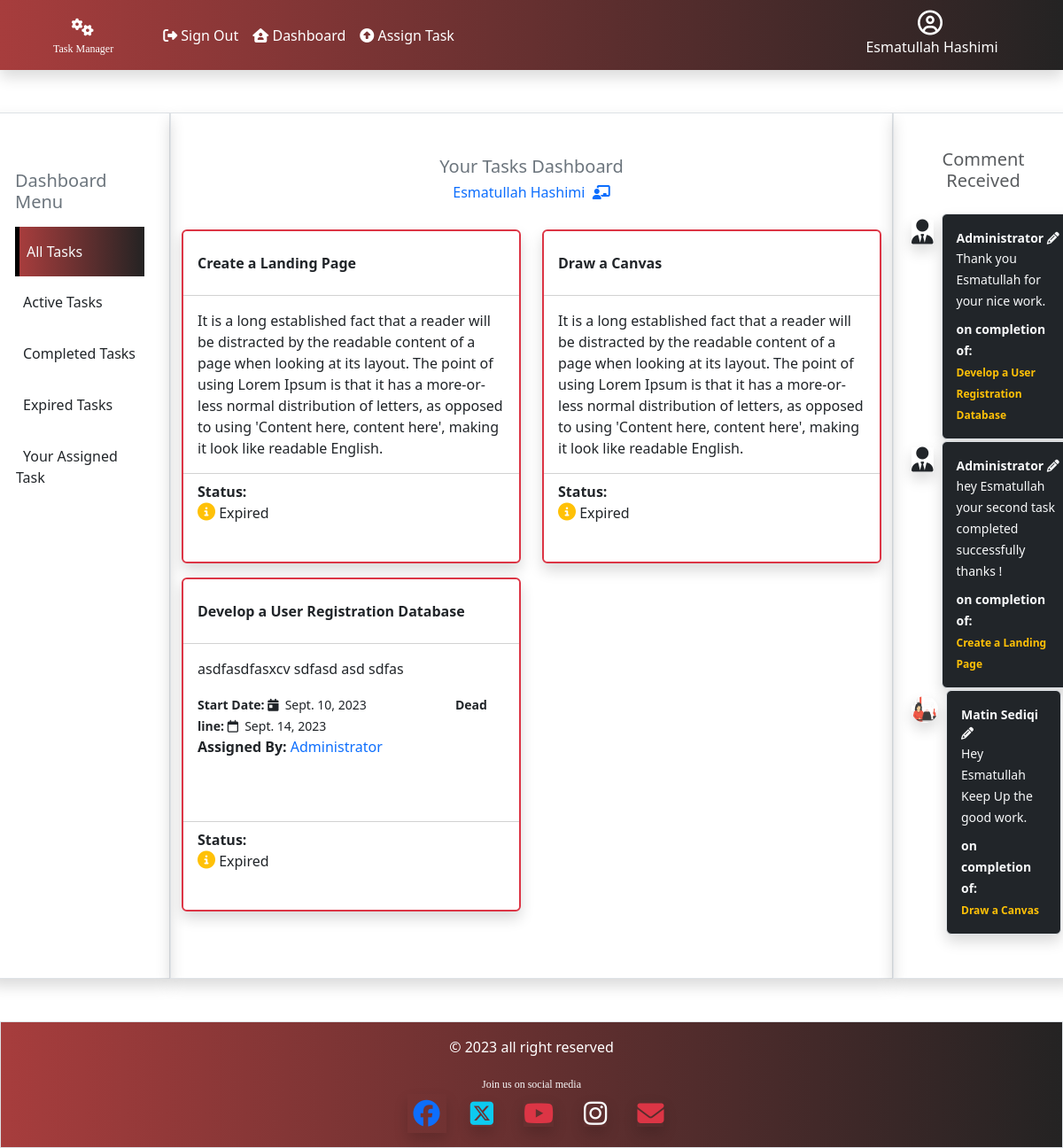
/taskmanager/dashboard/ (signed in), run on the app's committed database.
### taskmanager/models.py (models this page shows, shortened)
class CustomUser(AbstractUser):
    department=models.ForeignKey("Department",on_delete=models.CASCADE,null=True,blank=True)

class Task(models.Model):
    assign_by=models.ForeignKey(CustomUser,related_name='assigned_by' ,on_delete=models.CASCADE)
    assign_to=models.ForeignKey(CustomUser,related_name='assigned_to' ,on_delete=models.CASCADE)
    dept = models.ForeignKey(Department, on_delete=models.CASCADE, null=True, blank=True)
    task_name=models.CharField(max_length=100)
    task_desc=models.CharField(max_length=250)
    status=models.IntegerField(default=0)
    start_date=models.DateField(auto_now=True)
    end_date=models.DateField()

class Comments(models.Model):
    task = models.ForeignKey(Task, related_name='task', on_delete=models.CASCADE,null=True)
    user = models.ForeignKey(CustomUser, related_name='user', on_delete=models.CASCADE,null=True)
    comment = models.TextField(max_length=350)
    com_date = models.DateField(auto_now=True)
    status = models.CharField(max_length=250, choices=comment_status, default="pending")

class Profile(models.Model):
    user = models.OneToOneField(CustomUser, on_delete=models.CASCADE)
    image = models.ImageField(default='default.jpg',upload_to='profile_pics')

### taskmanager/views.py (the view)
# urls.py: path('dashboard/', views.dashboard, name='dashboard'),
@login_required(login_url='/taskmanager/login')
def dashboard(request):
    st = -1
    for val in Task.objects.all():
        if val.end_date < datetime.now().date():
            Task.objects.filter(id=val.id).update(status=st)
    my_user=request.user
    id=my_user.id
    flag='all'
    all_comment=Comments.objects.select_related('task','user').filter(user = id)
    all_tasks=Task.objects.select_related('assign_to').filter(assign_to=id).order_by("-start_date")
    return render(request, 'taskmanager/dashboard.html', {'flag':flag, 'tasks':all_tasks, 'all_comment':all_comment,'my_user':my_user})

### taskmanager/templates/taskmanager/dashboard.html (shortened to what this page needs)
{% extends 'taskmanager/base.html' %} {% block content %}
{%load static%}
<div class="row my-5">
  <div class="col-2 shadow border">
    <div class="p-3">
      <h5 class="text-secondary mt-5">Dashboard Menu</h5>
      {% if flag == 'all' %}
      <a href="{% url 'taskmanager:active_task' 'all' %}" class="nav-link">
        <div class="bright py-3 mt-3 text-light bg-maroon">
          <span class="p-2">All Tasks</span>
        </div>
      </a>
      {% else %}
      <a href="{% url 'taskmanager:active_task' 'all' %}" class="nav-link">
        <div class="py-3 mt-3 cl-effect-1">
          <span class="p-2">All Tasks</span>
        </div>
      </a>
      {% endif %}
      {% if flag == 'active' %}
      <a class="nav-link" href="{% url 'taskmanager:active_task' 'active' %}">
        <div class="bright py-3 text-light bg-maroon">
          <span class="p-2">Active Tasks</span>
        </div></a
      >
      {% else %}
      <a class="nav-link" href="{% url 'taskmanager:active_task' 'active'%}">
        <div class="py-3 cl-effect-1">
          <span class="p-2">Active Tasks</span>
        </div></a
      >
      {% endif %}
      {% if flag == 'c_task' %}
      <a class="nav-link" href="{% url 'taskmanager:active_task' 'c_task'%}">
        <div class="bright py-3 text-light bg-maroon">
          <span class="p-2">Completed Tasks</span>
        </div></a
      >
      {% else %}
      <a class="nav-link" href="{% url 'taskmanager:active_task' 'c_task'%}">
        <div class="py-3 cl-effect-1">
          <span class="p-2">Completed Tasks</span>
        </div></a
      >
      {% endif %}
      {% if flag == 'e_task' %}
      <a class="nav-link" href="{% url 'taskmanager:active_task' 'e_task'%}">
        <div class="bright py-3 text-light bg-maroon">
          <span class="p-2">Expired Tasks</span>
        </div></a
      >
      {% else %}
      <a class="nav-link" href="{% url 'taskmanager:active_task' 'e_task'%}">
        <div class="py-3 cl-effect-1">
          <span class="p-2">Expired Tasks</span>
        </div></a
      >
      {% endif %}
      {% if flag == 'm_task' %}
      <a class="nav-link" href="{% url 'taskmanager:active_task' 'm_task'%}">
        <div class="bright py-3 text-light bg-maroon">
          <span class="p-2">Your Assigned Task</span>
        </div></a
      >
      {% else %}
      <a class="nav-link" href="{% url 'taskmanager:active_task' 'm_task'%}">
        <div class="py-3 cl-effect-1">
          <span class="p-2">Your Assigned Task</span>
        </div></a
      >
      {% endif %}
    </div>
  </div>
  <div class="col-8 shadow border">
    <div class="row">
      <div class="d-flex justify-content-center mt-5">
        <h5 class="text-secondary">Your Tasks Dashboard</h5>
      </div>
      {% if my_user.get_full_name == '' %}
      <h6 class="text-primary text-center"><i class="fa-solid fa-user-tie"></i> &nbsp; Administrator</h6>
      {% else %}
      <h6 class="text-primary mt-0 text-center mb-4">
        {{my_user.get_full_name}}&nbsp;
        <i class="fa-solid fa-chalkboard-user"></i>
      </h6>
      {% endif %}
    </div>
    <div class="row mb-5">
      {% if tasks %}
        {% for task in tasks %}
          <div class="col-6">
            {% if task.status == 1 %}
              <div class="card shadow my-2 border-animation">
            {% elif task.status == -1 %}
                <div class="card shadow my-2 border border-danger border-2">
            {% elif task.status == 80 or task.status == 50 %}
                <div class="card shadow my-2 border border-warning border-2">
            {% elif task.status == 100 %}
              <div class="card shadow my-2 border border-primary border-2">
            {% else %}
              <div class="card shadow my-2 border border-secondary border-opacity-50">
            {% endif %}
              <div class="card-header bg-white">
                <p class="fw-bold pt-3">{{task.task_name}}</p>
              </div>
              <div class="card-body scrollable">
                <p>{{task.task_desc}}</p>
                <div class="fs-6">
                  <small class="me-5"><b>Start Date: </b><i class="fa-solid fa-calendar-day"></i> &nbsp;{{task.start_date}}</small>
                  <small class=" ms-5"><b>Dead line: <i class="fa-regular fa-calendar"></i>&nbsp; </b>{{task.end_date}}</small>
                  <p>
                    {% if task.assign_by.is_staff%}
                      <b>Assigned By: </b>
                    <span class="text-primary">Administrator</span>
                    {% elif task.assign_by_id == my_user.id %}
                      <b>Assigned To: </b>
                      {{task.assign_to.get_full_name}}
                    {% else %}
                      <b>Assigned By: </b>
                      {{task.assign_by.get_full_name}}
                    {% endif %}
                  </p>
                </div>
              </div>
              <div class="card-footer bg-white">
                <span class="fw-bold">Status: </span>
                {% if task.status == -1 and task.assign_by_id == my_user.id %}
                 Expired&nbsp;<i class="fa-solid fa-circle-info text-warning"></i>
                <a href="{% url 'taskmanager:evaluation' task.id 'RT' %}" class="nav-link btn text-light bg-maroon py-2 px-3 shadow my-2">
                  <i class="fa-solid fa-arrow-up-right-from-square"></i> &nbsp; Evaluate
                </a>
                {% elif task.status == -1 and task.assign_by_id != my_user.id %}
                <p class="">
                  <i class="fa-solid fa-circle-info text-warning fs-5"></i> Expired
                </p>
                {% elif task.status == 1 and task.assign_by_id == my_user.id %}
                   Active&nbsp;<i class="fa-solid fa-circle text-success"></i>
                  <a href="{% url 'taskmanager:manageTask' task.id 'Remove' %}" class="nav-link btn text-light bg-maroon py-2 px-3 shadow my-2">Cancel</a>
                {% elif task.status == 80 and task.assign_by_id != my_user.id %}
                <p>
                  <i class="fa-solid fa-arrows-spin fa-spin text-primary fs-5"></i>&nbsp; confirming...
                </p>
                {% elif task.status == 100 %}
                <p class="text-success">
                  <i class="fa-solid fa-circle-check"></i>&nbsp; Completed
                </p>
                {% endif %}
              </div>
            </div>
          </div>
        {% endfor %}
      {% else %}
          <div class="text-center my-5 text-secondary">
            <h1 class="empty-folder"><i class="fa-regular fa-folder-open"></i></h1>
            <h3 class="fw-bold">Oops... ! No Record Found.&nbsp;<i class="fa-solid fa-chart-simple"></i></h3>
        </div>
      {% endif %}
    </div>
  </div>
  <div class="col-2 border shadow py-4">
    <div class="my-3">
      <h5 class="text-center text-muted ">Comment Received </h5>
      {% if all_comment %}
        <div class="list-group my-4">
        {% for comment in all_comment %}
          {% if comment.task.assign_by.is_staff == 1 %}
            <table>
              <tr>
                <td style="vertical-align: top;" class="p-2"><i class="fa-solid fa-user-tie fs-3 shadow"></i></td>
                <td>
                  <span class="list-group-item p-3 rounded bg-dark text-light shadow">
                    <small class="fw-bold d-block">Administrator&nbsp;<i class="fa-solid fa-pencil"></i></small>
                    <small>{{comment.comment}}</small>
                  <p class="mb-0 pb-0 mt-2"><small class="fw-bold">on completion of:</small></p>
                  <span class="fw-bold com_text text-warning"> {{comment.task.task_name}}</span>
                  </span>
                </td>
              </tr>
            </table>
          {% else %}
            <table>
              <tr>
                <td class="p-2 user-avatar"><img class="shadow rounded-circle" src="{{comment.task.assign_by.profile.image.url}}" alt="" width="30px" height="30px"></td>
                <td>
                  <span class="list-group-item p-3 rounded bg-dark shadow">
                    <small class="fw-bold d-block text-light">{{comment.task.assign_by.get_full_name}}&nbsp;<i class="fa-solid fa-pencil"></i></small>
                    <small class="text-light">{{comment.comment}}</small>
                    <p class="mb-0 pb-0 mt-2 text-light"><small class="fw-bold">on completion of:</small></p>
                    <span class="fw-bold com_text text-warning"> {{comment.task.task_name}}</span>
                  </span>
                </td>
              </tr>
            </table>
          {% endif %}
        {% endfor %}
        </div>
      {% endif %}
    </div>
  </div>
</div>
{% endblock content %}

### taskmanager/templates/taskmanager/navbar.html (shortened to what this page needs)
{% block content %}
{% load static %}
<nav class="navbar bg-maroon navbar-expand-lg shadow text-white">
  <div class="container-fluid">
    <a class="navbar-brand mx-5" href="{% url 'home'%}"
      >&nbsp;&nbsp;&nbsp;
      <i class="fa-solid fa-gears text-white"></i>
      <small class="font-size d-block text-white">Task Manager</small></a>
    <div class="collapse navbar-collapse" id="navbarNavAltMarkup">
      <div class="navbar-nav">
        {% if user.is_authenticated %}
        <a class="nav-link text-white" href="{% url 'taskmanager:logout'%}"
          ><i class="fa-solid fa-right-from-bracket"></i>
          Sign Out</a
        >
        <a class="nav-link text-white" href="{% url 'taskmanager:dashboard'%}"
          ><i class="fa-solid fa-house-user"></i>
          Dashboard</a
        >
        <a class="nav-link text-white" href="{% url 'taskmanager:assign_task'%}"
          ><i class="fa-solid fa-circle-up"></i>
          Assign Task</a
        >
        {% endif %}
      </div>
    </div>
  </div>
  {% if user.is_authenticated %}
  <div class="text-center text-white me-5">
    {% if request.user.is_staff %}
      <a href="{% url 'taskmanager:adminRoute' 'allData' %}" class="nav-link">
        <span class="fs-6"><i class="fa-brands fa-superpowers"></i>&nbsp;Administration</span>
      </a>
    {% else %}
    <a class="nav-link" href="{% url 'taskmanager:user_profile' request.user.id %}">
      <i class="fa-regular fa-circle-user fs-3 me-1 my-1"></i>
      <div class="profile">
        <h6 class="">{{request.user.get_full_name}}</h6>
    {% endif %}
      </div>
    </a>
  </div>
  {%endif%}
</nav>
{% endblock content %}

### taskmanager/templates/taskmanager/base.html (style rules this page uses)
.cl-effect-1 { transition: 0.5s; cursor: pointer; border: 1px solid white; }
.font-size { font-size: 12px; font-family: cursive; }
.com_text { font-size: 12px; }
.bright { border-left: 5px solid black; }
.profile { width:200px; }
.bg-maroon { background-image: linear-gradient(to right,#a73d3d,#242323); cursor: pointer; }
.card-footer { height: 100px; }
.card-body { height: 200px; }
.scrollable { overflow: scroll; }
body { height: 100%; width: 100%; margin-bottom: 5%; }
.user-avatar { vertical-align: top; }

### data on the page
CustomUser: user.get_full_name "Esmatullah Hashimi", get_full_name "Esmatullah Hashimi"
Task: task_name "Create a Landing Page", task_desc "It is a long established fact that a reader will be distracted by the readable content of a page when looking at its layout. The point of using Lorem Ipsum is that it has a more-or-less normal distribution of letters, as opposed to using 'Content here, content here', making it look like readable English.", status -1 (drawn)
Task: task_name "Draw a Canvas", task_desc "It is a long established fact that a reader will be distracted by the readable content of a page when looking at its layout. The point of using Lorem Ipsum is that it has a more-or-less normal distribution of letters, as opposed to using 'Content here, content here', making it look like readable English.", status -1 (drawn)
Task: task_name "Develop a User Registration Database", task_desc "asdfasdfasxcv sdfasd asd sdfas", start_date "Sept. 10, 2023", end_date "Sept. 14, 2023", shows "Assigned By:", status -1 (drawn)
Comments: comment "Thank you Esmatullah for your nice work.", task.task_name "Develop a User Registration Database"
Comments: comment "hey Esmatullah your second task completed successfully thanks !", task.task_name "Create a Landing Page"
Comments: task.assign_by.profile.image (picture), task.assign_by.get_full_name "Matin Sediqi", comment "Hey Esmatullah Keep Up the good work.", task.task_name "Draw a Canvas"
